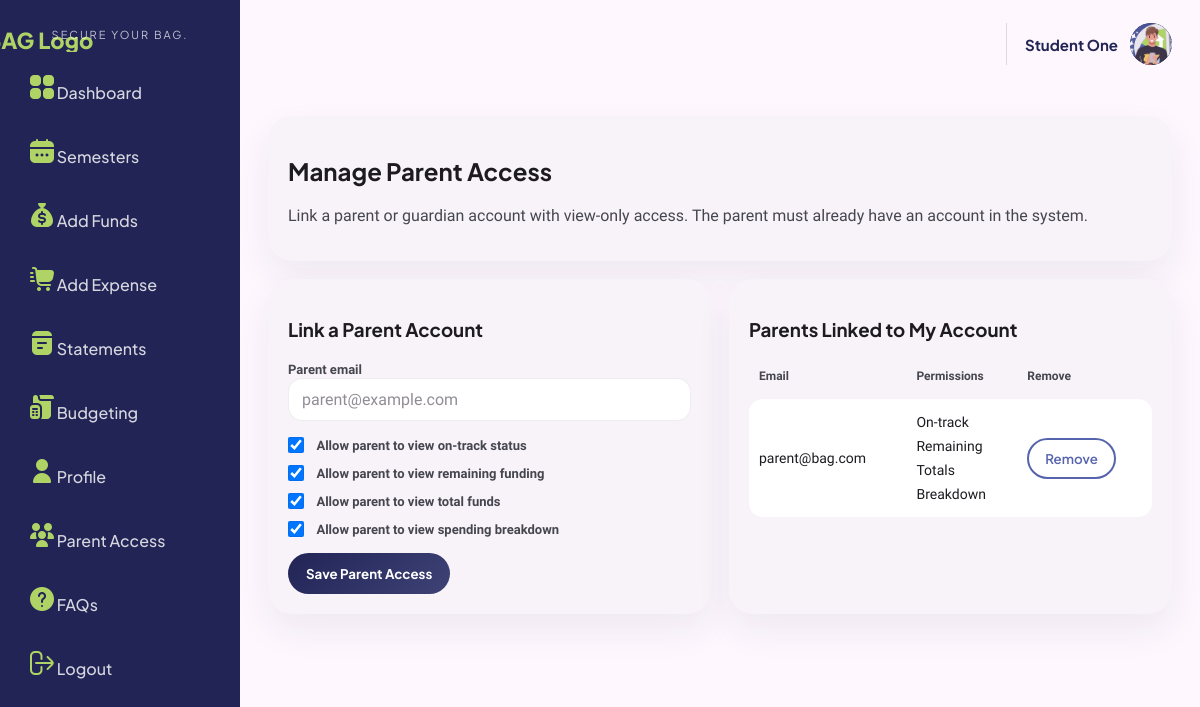
The app's page /parent-access (signed in) with its own data.
### tables this page shows
CREATE TABLE profiles (
  user_id INTEGER PRIMARY KEY,
  display_name TEXT,
  state TEXT,
  school TEXT,
  student_status TEXT,
  major_program TEXT, 
  profile_image TEXT,
  default_semester_weeks INTEGER NOT NULL DEFAULT 16,
  FOREIGN KEY (user_id) REFERENCES users(id) ON DELETE CASCADE
);

CREATE TABLE parent_links (
  id INTEGER PRIMARY KEY AUTOINCREMENT,
  student_user_id INTEGER NOT NULL,
  parent_user_id INTEGER NOT NULL,
  can_view_on_track INTEGER NOT NULL DEFAULT 1,
  can_view_remaining_funding INTEGER NOT NULL DEFAULT 1,
  can_view_total_funds INTEGER NOT NULL DEFAULT 0,
  can_view_spending_breakdown INTEGER NOT NULL DEFAULT 0,
  created_at TEXT NOT NULL DEFAULT (datetime('now')),
  UNIQUE(student_user_id, parent_user_id),
  FOREIGN KEY (student_user_id) REFERENCES users(id) ON DELETE CASCADE,
  FOREIGN KEY (parent_user_id) REFERENCES users(id) ON DELETE CASCADE
);

CREATE TABLE users (
  id INTEGER PRIMARY KEY AUTOINCREMENT,
  email TEXT UNIQUE NOT NULL,
  password_hash TEXT NOT NULL,
  role TEXT NOT NULL DEFAULT 'student' CHECK (role IN ('student', 'parent')),
  security_question TEXT,
  security_answer_hash TEXT,
  created_at TEXT NOT NULL DEFAULT (datetime('now'))
);

### app/routes/parent_access.py (the view, shortened to what this page needs)
@bp.route("/parent-access", methods=["GET", "POST"])
@login_required
def parent_access():
    db = get_db()
    student_id = current_user_id()
    linked_parents = db.execute(
        """
        SELECT
            pl.*,
            u.email AS parent_email
        FROM parent_links pl
        JOIN users u ON u.id = pl.parent_user_id
        WHERE pl.student_user_id = ?
        ORDER BY u.email
        """,
        (student_id,),
    ).fetchall()
    parent_views = db.execute(
        """
        SELECT
            pl.*,
            u.email AS student_email,
            p.display_name AS student_name
        FROM parent_links pl
        JOIN users u ON u.id = pl.student_user_id
        LEFT JOIN profiles p ON p.user_id = u.id
        WHERE pl.parent_user_id = ?
        ORDER BY u.email
        """,
        (student_id,),
    ).fetchall()
    return render_template(
        "parent_access.html",
        linked_parents=linked_parents,
        parent_views=parent_views,
    )

### app/auth.py (called while the page is built)
def login_required(view):
    @wraps(view)
    def wrapped(*args, **kwargs):
        if session.get("user_id") is None:
            return redirect(url_for("auth.login"))
        return view(*args, **kwargs)
    return wrapped

### app/common/session_utils.py (called while the page is built)
def current_user_id() -> int:
    return int(session["user_id"])

### app/db.py (called while the page is built)
def _db_path():
    if getattr(sys, "frozen", False):
        base_dir = os.path.dirname(sys.executable)
        instance = os.path.join(base_dir, "instance")
    else:
        instance = current_app.instance_path
    os.makedirs(instance, exist_ok=True)
    return os.path.join(instance, current_app.config["DATABASE"])

def get_db():
    if "db" not in g:
        g.db = sqlite3.connect(_db_path(), detect_types=sqlite3.PARSE_DECLTYPES)
        g.db.row_factory = sqlite3.Row
        g.db.execute("PRAGMA foreign_keys = ON;")
    return g.db

### app/templates/parent_access.html (shortened to what this page needs)
{% extends "base.html" %}
{% block extra_css %}
<link rel="stylesheet" href="{{ url_for('static', filename='css/parentstyle.css') }}">
{% endblock %}
{% block content %}
<div class="card">
  {% if session.get('user_role') == 'student' %}
    <h2>Manage Parent Access</h2>
    <p class="muted">
      Link a parent or guardian account with view-only access. The parent must already have an account in the system.
    </p>
  {% elif session.get('user_role') == 'parent' %}
    <h2>View Student Accounts</h2>
    <p class="muted">
      View the student accounts that have been shared with your parent account.
    </p>
  {% endif %}
</div>
{% if session.get('user_role') == 'student' %}
<div class="grid2">
  <div class="card">
    <h3>Link a Parent Account</h3>
    <form method="post">
      <label for="parent_email">Parent email</label>
      <input
        type="email"
        name="parent_email"
        id="parent_email"
        placeholder="parent@example.com"
        required
      >
      <div class="permission-checkboxes">
        <label class="permission-option">
          <input type="checkbox" name="can_view_on_track" checked>
          <span>Allow parent to view on-track status</span>
        </label>
        <label class="permission-option">
          <input type="checkbox" name="can_view_remaining_funding" checked>
          <span>Allow parent to view remaining funding</span>
        </label>
        <label class="permission-option">
          <input type="checkbox" name="can_view_total_funds" checked>
          <span>Allow parent to view total funds</span>
        </label>
        <label class="permission-option">
          <input type="checkbox" name="can_view_spending_breakdown" checked>
          <span>Allow parent to view spending breakdown</span>
        </label>
      </div>
      <div style="margin-top: 1rem;">
        <button class="btn" type="submit">Save Parent Access</button>
      </div>
    </form>
  </div>
  <div class="card">
    <h3>Parents Linked to My Account</h3>
    {% if linked_parents|length == 0 %}
      <p class="muted">No parents linked yet.</p>
    {% else %}
      <table class="table">
        <thead>
          <tr>
            <th>Email</th>
            <th>Permissions</th>
            <th>Remove</th>
          </tr>
        </thead>
        <tbody>
          {% for p in linked_parents %}
            <tr>
              <td>{{ p.parent_email }}</td>
              <td>
                <div class="permission-list">
                  {% if p.can_view_on_track %}
                    <span>On-track</span>
                  {% endif %}
                  {% if p.can_view_remaining_funding %}
                    <span>Remaining</span>
                  {% endif %}
                  {% if p.can_view_total_funds %}
                    <span>Totals</span>
                  {% endif %}
                  {% if p.can_view_spending_breakdown %}
                    <span>Breakdown</span>
                  {% endif %}
                </div>
              </td>
              <td>
                <form method="post">
                  <button class="btn secondary" type="submit">Remove</button>
                </form>
              </td>
            </tr>
          {% endfor %}
        </tbody>
      </table>
    {% endif %}
  </div>
</div>
{% endif %}
{% endblock %}

### app/templates/base.html (shortened to what this page needs)
<!doctype html>
<html lang="en">
<head>
  <link rel="stylesheet" href="{{ url_for('static', filename='css/style.css') }}">
  {% block extra_css %}{% endblock %}
</head>
<body>
  <div class="app-shell">
    {% if session.get('user_id') %}
    <aside class="sidebar">
      <div class="sidebar-brand">
        <a href="{{ url_for('home.welcome') }}" class="logo">
          <img src="{{ url_for('static', filename='images/logos/BagLogoNewCorner.png') }}" alt="BAG Logo" class="sidebar-logo">
        </a>
        <div class="sidebar-tagline">SECURE YOUR BAG.</div>
      </div>
      <nav class="sidebar-nav">
  {% if session.get('user_role') == 'student' %}
    <a href="{{ url_for('dashboard.dashboard') }}" class="nav-link">
      <img src="{{ url_for('static', filename='images/icons/dashboardicon.png') }}" class="nav-icon">
      <span>Dashboard</span>
    </a>
    <a href="{{ url_for('semesters.semesters') }}" class="nav-link">
      <img src="{{ url_for('static', filename='images/icons/calendaricon.png') }}" class="nav-icon">
      <span>Semesters</span>
    </a>
    <a href="{{ url_for('aid.aid_new') }}" class="nav-link">
      <img src="{{ url_for('static', filename='images/icons/fundsicon.png') }}" class="nav-icon">
      <span>Add Funds</span>
    </a>
    <a href="{{ url_for('transactions.transaction_new') }}" class="nav-link">
      <img src="{{ url_for('static', filename='images/icons/expenseicon.png') }}" class="nav-icon">
      <span>Add Expense</span>
    </a>
    <a href="{{ url_for('statements.statements') }}" class="nav-link">
      <img src="{{ url_for('static', filename='images/icons/statementsicon.png') }}" class="nav-icon">
      <span>Statements</span>
    </a>
    <a href="{{ url_for('categories.categories') }}" class="nav-link">
      <img src="{{ url_for('static', filename='images/icons/budgetingicon.png') }}" class="nav-icon">
      <span>Budgeting</span>
    </a>
    <a href="{{ url_for('profile.profile') }}" class="nav-link">
      <img src="{{ url_for('static', filename='images/icons/profileicon.png') }}" class="nav-icon">
      <span>Profile</span>
    </a>
    <a href="{{ url_for('parent_access.parent_access') }}" class="nav-link">
      <img src="{{ url_for('static', filename='images/icons/parentaccessicon.png') }}" class="nav-icon">
      <span>Parent Access</span>
    </a>
    <a href="{{ url_for('faqs.faqs') }}" class="nav-link">
      <img src="{{ url_for('static', filename='images/icons/supporticon.png') }}" class="nav-icon">
      <span>FAQs</span>
    </a>
  {% endif %}
  <a href="{{ url_for('auth.logout') }}" class="nav-link">
    <img src="{{ url_for('static', filename='images/icons/logouticon.png') }}" class="nav-icon">
    <span>Logout</span>
  </a>
</nav>
    </aside>
    {% endif %}
    <div class="app-main">
      <header class="topbar">
        {% if session.get('user_id') %}
        <div class="topbar-right">
  <div class="topbar-user">
    <div class="topbar-user-text">
      <div class="topbar-user-name">
        {% if session.get('user_role') == 'parent' %}
          Parent Portal
        {% else %}
          {{ nav_display_name }}
        {% endif %}
      </div>
    </div>
    {% if session.get('user_role') == 'parent' %}
      <div class="topbar-avatar topbar-avatar-image">
        <img src="{{ url_for('static', filename='images/logos/baglogo.png') }}" alt="BAG Logo">
      </div>
    {% elif nav_profile_image %}
      <div class="topbar-avatar topbar-avatar-image">
        <img src="{{ nav_profile_image }}" alt="Profile photo">
      </div>
    {% else %}
      <div class="topbar-avatar">{{ nav_avatar_letter }}</div>
    {% endif %}
  </div>
</div>
{% endif %}
</header>
      <main class="page-content">
        {% block content %}{% endblock %}
      </main>
      <footer class="footer">
      </footer>
    </div>
  </div>
</body>
</html>

### app/static/css/style.css (style rules this page uses)
:root { --bg:#fef7fe; --surface:#f8f2f9; --surface-2:#f2ecf3; --surface-3:#e6e1e8; --primary:#212455; --primary-2:#3f4275; --accent:#5663AD; --green:#B0D365; --green-dark:#516e03; --text:#1d1b20; --muted:#46464f; --line:#ddd7df; --danger:#ba1a1a; --radius-sm:12px; --radius-md:16px; --radius-lg:24px; --radius-xl:32px; --pill:999px; --shadow-soft:0 16px 36px rgba(33,36,85,.07); }
* { box-sizing:border-box }
html,body { margin:0; padding:0; background:var(--bg); color:var(--text); font-family:"Work Sans", system-ui, sans-serif; }
body { min-height:100vh; }
h1,h2,h3,h4,h5,h6,.logo,.sidebar-brand,.kpi-value,.btn,.nav-link,.topbar-user-name { font-family:"Plus Jakarta Sans", system-ui, sans-serif; }
a { color:var(--accent); text-decoration:none; }
.app-shell { min-height:100vh; display:flex; }
.sidebar { width:240px; min-height:100vh; background:var(--primary); color:#fff; padding:28px 0; display:flex; flex-direction:column; position:sticky; top:0; }
.sidebar-brand { padding:0 30px 10px; margin-bottom:10px; display:flex; flex-direction:column; align-items:center; }
.logo { color:var(--green); font-size:22px; font-weight:800; line-height:1.1; }
.sidebar-tagline { margin-top:0; color:rgba(255,255,255,.72); font-size:11px; letter-spacing:.18em; text-align:center; }
.sidebar-nav { display:flex; flex-direction:column; gap:8px; padding-right:18px; }
.nav-link { color:rgba(255,255,255,.82); padding:14px 22px 14px 30px; border-radius:0 var(--pill) var(--pill) 0; font-size:16px; font-weight:500; transition:all .18s ease; }
.app-main { flex:1; min-width:0; display:flex; flex-direction:column; }
.sidebar-logo { width:300px; height:auto; display:block; margin:0 auto -60px; }
.logo { text-decoration:none; }
.topbar { height:88px; display:flex; align-items:center; justify-content:space-between; gap:20px; padding:18px 28px; background:rgba(254,247,254,.88); backdrop-filter:blur(10px); position:sticky; top:0; z-index:20; }
.topbar-right { display:flex; align-items:center; gap:18px; margin-left:auto; }
.topbar-user { display:flex; align-items:center; gap:12px; padding-left:18px; border-left:1px solid var(--line); }
.topbar-user-text { display:flex; flex-direction:column; justify-content:center; text-align:right; }
.topbar-user-name { font-weight:700; font-size:15px; color:var(--primary); line-height:1; }
.topbar-avatar { width:42px; height:42px; border-radius:50%; background:var(--primary); color:#fff; display:flex; align-items:center; justify-content:center; font-weight:700; }
.page-content { padding:28px; }
.footer { padding:18px 28px 28px; color:var(--muted); font-size:12px; }
.grid2 { display:grid; grid-template-columns:repeat(2,minmax(0,1fr)); gap:18px; }
.card { background:var(--surface); border:none; border-radius:var(--radius-lg); padding:20px; box-shadow:var(--shadow-soft); margin-bottom:18px; }
label { font-size:13px; color:var(--muted); font-weight:600; }
input, select, textarea { width:100%; padding:12px 14px; border-radius:14px; border:none; background:#fff; color:var(--text); font:inherit; outline:none; box-shadow:inset 0 0 0 1px rgba(33,36,85,.08); }
input::placeholder, textarea::placeholder { color:#918c95; }
.btn { display:inline-flex; align-items:center; justify-content:center; gap:8px; padding:12px 18px; border-radius:var(--pill); border:none; background:linear-gradient(135deg,var(--primary),var(--primary-2)); color:#fff; font-weight:700; cursor:pointer; box-shadow:none; transition:transform .15s ease, filter .15s ease; }
.btn.secondary { background: transparent; color: var(--accent); border: 2px solid var(--accent); font-weight: 600; padding: 10px 16px; border-radius: var(--pill); transition: all 0.2s ease; }
.muted { color:var(--muted); }
.table { width:100%; border-collapse:separate; border-spacing:0 10px; margin-top:10px; }
.table th { text-align:left; padding:0 10px 6px; color:var(--muted); font-size:12px; font-weight:700; }
.table td { background:#fff; padding:14px 10px; font-size:14px; border:none; }
.table tr td:first-child { border-radius:14px 0 0 14px; }
.table tr td:last-child { border-radius:0 14px 14px 0; }
.topbar-avatar-image { overflow: hidden; padding: 0; }
.topbar-avatar-image img { width: 100%; height: 100%; object-fit: cover; border-radius: 50%; display: block; }

### records on screen
profiles: display_name "Student One"
parent_links: parent_email "parent@bag.com", can_view_on_track "On-track", can_view_remaining_funding "Remaining", can_view_total_funds "Totals", can_view_spending_breakdown "Breakdown"
